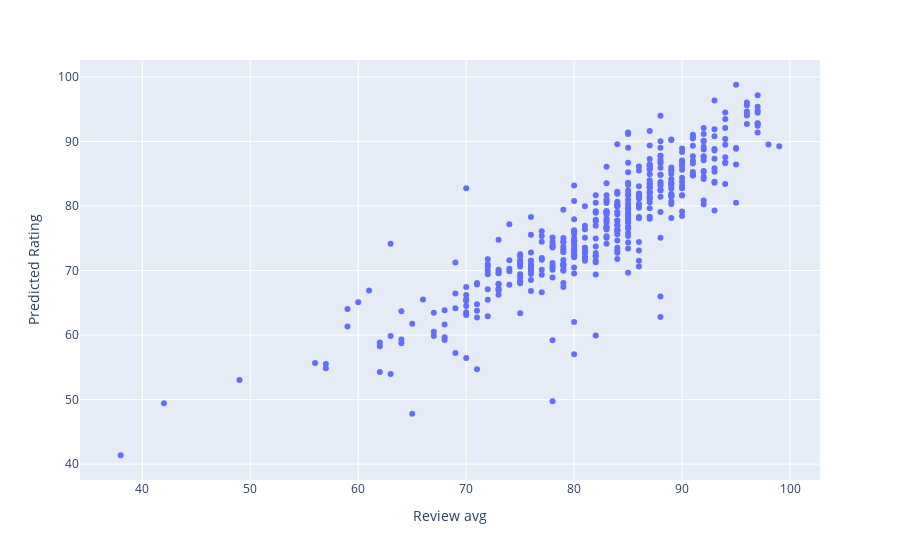

Notebook source saved alongside this figure:
### Code cell
#obtain plot of predicted rating vs review score
all_labels = pd.merge(y, data['Game'], left_index= True, right_index = True) #join the game name back in to rating scores
scores_labels = pd.merge(all_labels, data['Reviewscore'], left_index= True, right_index = True) #join the review avg back in to rating scores
scores_comp = pd.DataFrame({'Game': scores_labels['Game'], 
                            'Predicted Rating': model.predict(X), 
                            'Actual Rating': scores_labels['Rating'], 
                            'Review avg': scores_labels['Reviewscore']}) #join the test set to the predictions
# scatter plot
fig = px.scatter(scores_comp, x="Review avg", y="Predicted Rating", hover_name= 'Game')
fig

### Figure 1 — Plotly figure (JSON) as saved in the notebook; plotly's stock layout.template omitted (floating-point values rounded to 4 significant figures; data arrays with more than 128 entries replaced by an {"elided": "..."} marker saying what was removed)
{"data": [{"hovertemplate": "<b>%{hovertext}</b><br><br>Review avg=%{x}<br>Predicted Rating=%{y}<extra></extra>", "hovertext": {"elided": "438 str values"}, "legendgroup": "", "marker": {"color": "#636efa", "symbol": "circle"}, "mode": "markers", "name": "", "orientation": "v", "showlegend": false, "type": "scatter", "x": {"elided": "438 int values"}, "xaxis": "x", "y": {"elided": "438 float values"}, "yaxis": "y"}], "layout": {"legend": {"tracegroupgap": 0}, "margin": {"t": 60}, "xaxis": {"anchor": "y", "domain": [0, 1], "title": {"text": "Review avg"}}, "yaxis": {"anchor": "x", "domain": [0, 1], "title": {"text": "Predicted Rating"}}}}
